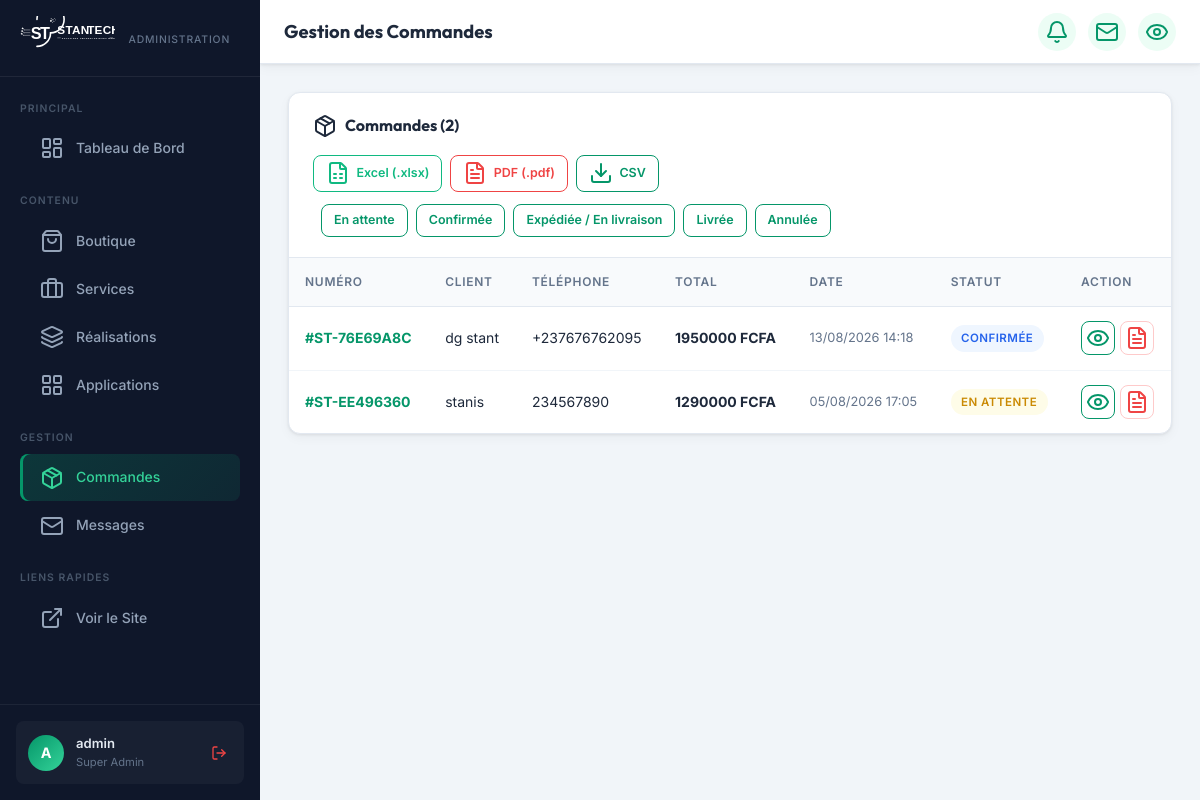
Page /dashboard/commandes/ (signed in) on the earlier database version.
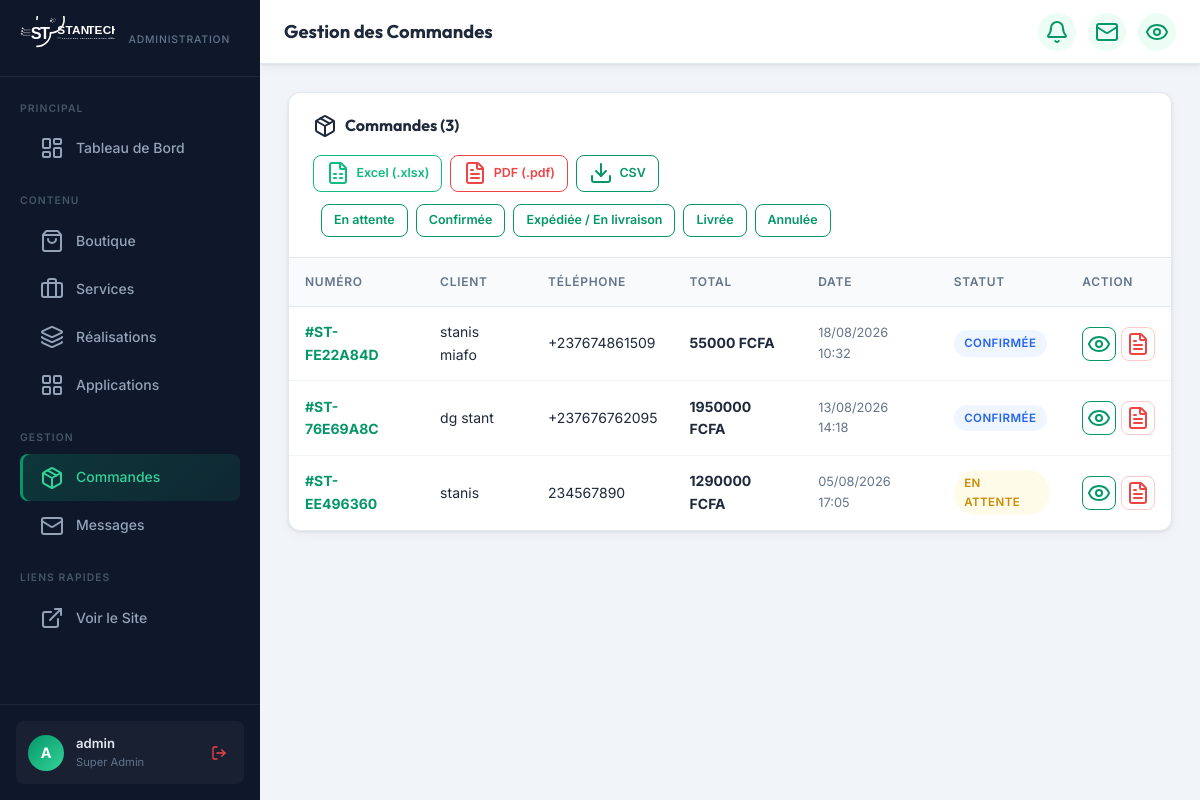
Same page on the later database version.
### core/models.py (models this page shows, shortened)
class Order(models.Model):
    STATUS_CHOICES = [
        ('pending', 'En attente'),
        ('confirmed', 'Confirmée'),
        ('shipped', 'Expédiée / En livraison'),
        ('delivered', 'Livrée'),
        ('cancelled', 'Annulée'),
    ]
    order_number = models.CharField(max_length=50, unique=True, editable=False, verbose_name="Numéro de Commande")
    customer_name = models.CharField(max_length=150, verbose_name="Nom complet du client")
    customer_email = models.EmailField(verbose_name="Adresse email")
    customer_phone = models.CharField(max_length=30, verbose_name="Numéro de téléphone")
    delivery_address = models.TextField(verbose_name="Adresse de livraison")
    city = models.CharField(max_length=100, default="Abidjan / Paris", verbose_name="Ville")
    total_amount = models.DecimalField(max_digits=10, decimal_places=2, default=0.00, verbose_name="Montant total")
    status = models.CharField(max_length=20, choices=STATUS_CHOICES, default='pending', verbose_name="Statut de la commande")
    notes = models.TextField(blank=True, verbose_name="Notes / Instructions de livraison")
    created_at = models.DateTimeField(auto_now_add=True, verbose_name="Date de commande")
    class Meta:
        verbose_name = "Commande"
        verbose_name_plural = "Commandes"
        ordering = ['-created_at']

### core/admin_views.py (the view)
# urls.py: path('dashboard/commandes/', admin_views.dashboard_orders, name='dashboard_orders'),
@login_required(login_url='/dashboard/login/')
@user_passes_test(is_superuser, login_url='/dashboard/login/')
def dashboard_orders(request):
    status_filter = request.GET.get('status', '')
    orders = Order.objects.prefetch_related('items').all()
    if status_filter:
        orders = orders.filter(status=status_filter)
    context = {
        'orders': orders,
        'status_filter': status_filter,
        'status_choices': Order.STATUS_CHOICES,
        'page_title': 'Gestion des Commandes',
    }
    return render(request, 'admin_custom/orders.html', context)

### core/admin_views.py (called while the page is built)
def is_superuser(user):
    return user.is_authenticated and user.is_superuser

### core/context_processors.py (called while the page is built, shortened)
def cart_context(request):
    cart = request.session.get('cart', {})
    if not isinstance(cart, dict):
        cart = {}
    total_items = 0
    total_price = 0.0
    return {
        'cart_count': total_items,
        'cart_total': total_price,
        'cart_items': cart,
    }

### templates/admin_custom/orders.html (shortened to what this page needs)
{% extends 'admin_custom/base.html' %}
{% block content %}
<div class="table-card">
  <div class="table-header">
    <h3><i data-lucide="package"></i> Commandes ({{ orders.count }})</h3>
    <div class="table-actions">
      <div style="display:flex;gap:0.5rem;align-items:center;">
        <a href="{% url 'dashboard_export_orders_excel' %}" class="btn btn-sm btn-outline" style="color:#10b981;border-color:#10b981;" title="Exporter en Excel">
          <i data-lucide="file-spreadsheet"></i> Excel (.xlsx)
        </a>
        <a href="{% url 'dashboard_export_orders_pdf' %}" class="btn btn-sm btn-outline" style="color:#ef4444;border-color:#ef4444;" title="Exporter en PDF">
          <i data-lucide="file-text"></i> PDF (.pdf)
        </a>
        <a href="{% url 'dashboard_export_orders' %}" class="btn btn-sm btn-outline" title="Exporter en CSV">
          <i data-lucide="download"></i> CSV
        </a>
      </div>
      <form method="get" style="display:flex;gap:0.5rem;flex-wrap:wrap;margin-left:0.5rem;">
        {% for val, label in status_choices %}
          <a href="?status={{ val }}" class="btn btn-sm {% if status_filter == val %}btn-primary{% else %}btn-outline{% endif %}">{{ label }}</a>
        {% endfor %}
      </form>
    </div>
  </div>
  {% if orders %}
  <div class="table-responsive">
    <table>
      <thead><tr>
        <th>Numéro</th><th>Client</th><th>Téléphone</th><th>Total</th><th>Date</th><th>Statut</th><th>Action</th>
      </tr></thead>
      <tbody>
        {% for order in orders %}
        <tr>
          <td><a href="{% url 'dashboard_order_detail' order.pk %}" style="font-weight:700;color:var(--primary);text-decoration:none;">#{{ order.order_number }}</a></td>
          <td>{{ order.customer_name }}</td>
          <td>{{ order.customer_phone }}</td>
          <td><strong>{{ order.total_amount|floatformat:0 }} FCFA</strong></td>
          <td style="font-size:0.8rem;color:var(--text-muted);">{{ order.created_at|date:"d/m/Y H:i" }}</td>
          <td>
            {% if order.status == 'pending' %}<span class="badge badge-yellow">En attente</span>
            {% elif order.status == 'confirmed' %}<span class="badge badge-blue">Confirmée</span>
            {% elif order.status == 'shipped' %}<span class="badge badge-purple">En livraison</span>
            {% elif order.status == 'delivered' %}<span class="badge badge-green">Livrée</span>
            {% else %}<span class="badge badge-red">Annulée</span>{% endif %}
          </td>
          <td>
            <div style="display:flex;gap:0.3rem;">
              <a href="{% url 'dashboard_order_detail' order.pk %}" class="btn btn-outline btn-sm btn-icon" title="Voir la commande"><i data-lucide="eye"></i></a>
              <a href="{% url 'dashboard_export_order_single_pdf' order.pk %}" class="btn btn-outline btn-sm btn-icon" style="color:#ef4444;border-color:#fecaca;" title="Télécharger la Facture PDF"><i data-lucide="file-text"></i></a>
            </div>
          </td>
        </tr>
        {% endfor %}
      </tbody>
    </table>
  </div>
  {% else %}
    <div class="empty-state"><i data-lucide="package"></i><h4>Aucune commande</h4><p>Les commandes passées sur la boutique apparaîtront ici.</p></div>
  {% endif %}
</div>
{% endblock %}

Differences in the rows shown:
added Order: order_number "ST-FE22A84D", customer_name "stanis miafo", customer_phone "+237674861509", total_amount "55000", created_at "18/08/2026 10:32", status "CONFIRMÉE"
Other differences:
{{ orders.count }}: "2" → "3"
